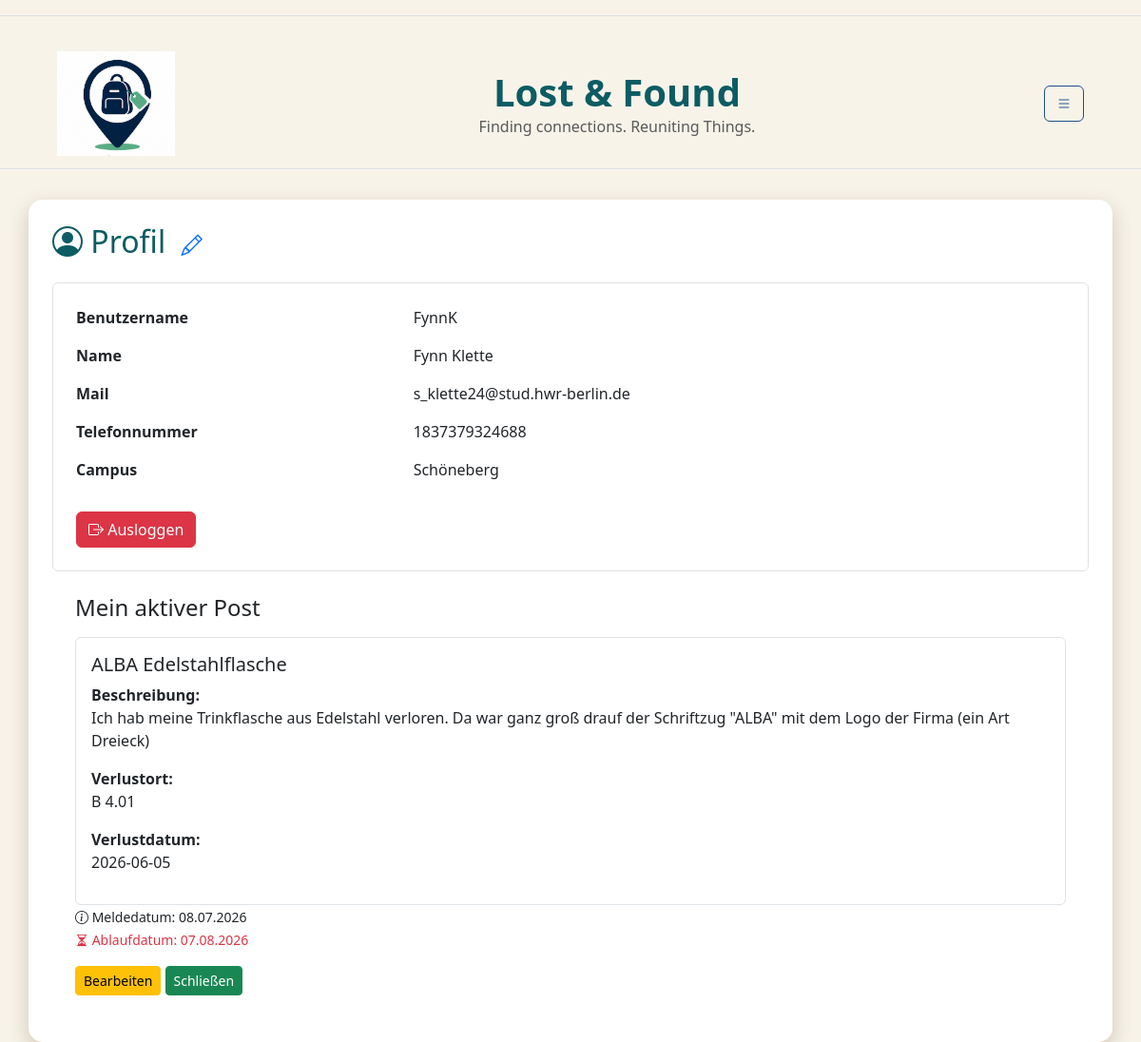
The page /profile/ (signed in) on the database its author committed.
### db.py (models this page shows)
class StandardUser(db.Model):
    __tablename__ = "standardUser"
    user_id = db.Column( db.Integer, primary_key=True )
    fundbuero_id = db.Column( db.Integer, db.ForeignKey("fundbuero.fundbuero_id"), nullable=True)
    campus_id = db.Column( db.String, db.ForeignKey("campus.campus_id") )
    name = db.Column( db.String)
    benutzername = db.Column( db.String, unique=True)
    telefonnummer = db.Column(db.String)
    standardtext = db.Column(db.Text)
    passwort = db.Column(db.String,nullable=False)
    hwr_mail = db.Column(db.String, unique=True,nullable=False )
    is_admin = db.Column(db.Boolean, default=False)
    campus = db.relationship("Campus",back_populates="users")
    posts = db.relationship( "Post",back_populates="user")

class Post(db.Model):
    __tablename__ = "post"
    post_id = db.Column(db.Integer,primary_key=True)
    user_id = db.Column(db.Integer,db.ForeignKey("standardUser.user_id"))
    fundbuero_id = db.Column(db.Integer,db.ForeignKey("fundbuero.fundbuero_id"))
    titel = db.Column(db.String,nullable=False)
    meldedatum = db.Column(db.Date)
    verlustdatum = db.Column(db.Date)
    ablaufdatum = db.Column(db.Date)
    schliessdatum = db.Column(db.Date)
    verlustort = db.Column(db.String)
    beschreibung = db.Column(db.Text)
    status = db.Column(db.String,default="laufend")
    views = db.Column(db.Integer,default=0 )
    user = db.relationship("StandardUser",back_populates="posts")
    fundbuero = db.relationship("Fundbuero",back_populates="posts")

### app.py (the view)
@app.route('/profile/')
def profile():
    if "user_id" not in session:
        flash("Bitte zuerst einloggen!", "warning")
        return redirect(url_for("login"))
    user = db.session.get(StandardUser, session["user_id"] )
    posts = db.session.execute( db.select(Post).where(Post.user_id == user.user_id, Post.status == "laufend")).scalars() # das holt alle posts des eingeloggten users aus der datenbank, die noch nicht abgelaufen sind und deren status "laufend" ist. die posts werden dann in der profile.html datei angezeigt.
    return render_template("profile.html", user=user, posts= posts)

### templates/profile.html (shortened to what this page needs)
{% extends "base.html" %}
{% block CONTENT %}
<h2 class="mb-4">
    <i class="bi bi-person-circle"></i>
    Profil
     <a href="{{ url_for('edit_profile') }}">
            <i class="bi bi-pencil ms-2"  style="font-size: 1.4rem;"></i>
            </a>
</h2>
<div class="border rounded p-4">
    <div class="row mb-3">
        <div class="col-4">
            <strong>Benutzername</strong>
        </div>
        <div class="col">
            {{ user.benutzername }}
        </div>
    </div>
    <div class="row mb-3">
        <div class="col-4">
            <strong>Name</strong>
        </div>
        <div class="col">
            {{ user.name }}
        </div>
    </div>
    <div class="row mb-3">
        <div class="col-4">
            <strong>Mail</strong>
        </div>
        <div class="col">
            {{ user.hwr_mail }}
        </div>
    </div>
    <div class="row mb-3">
        <div class="col-4">
            <strong>Telefonnummer</strong>
        </div>
        <div class="col">
            {{ user.telefonnummer }}
        </div>
    </div>
    <div class="row mb-3" >
        <div class="col-4">
            <strong>Campus</strong>
        </div>
        <div class="col">
        {% if user.campus_id %}
            {{ user.campus_id }}
        {% else %}
            <span class="text-muted">Kein Campus ausgewählt</span>
        {% endif %}
    </div>
        </div>
        <a href="{{ url_for('logout') }}"
            class="btn btn-danger mt-3">
            <i class="bi bi-box-arrow-right"></i>
         Ausloggen
        </a>
    </div>
    <div class = "rounded p-4">
        <h4 class="mb-3">
        Mein aktiver Post
        </h4>
{% if posts %}
            {%for post in posts%}
             <div class ="border rounded p-3">
             <h5> {{post.titel}} </h5>
                <p>
                    <strong>Beschreibung:</strong><br>
                    {{ post.beschreibung }}
                </p>
                <p>
                    <strong>Verlustort:</strong><br>
                    {{ post.verlustort }}
                </p>
                <p>
                    <strong>Verlustdatum:</strong><br>
                    {{ post.verlustdatum}}
                </p>
             </div>
               <small>
            <i class="bi bi-info-circle"></i>
              Meldedatum: {{ post.meldedatum.strftime('%d.%m.%Y') }}
            </small>
            <br>
            <small class="text-danger">
            <i class="bi bi-hourglass-split"></i>
             Ablaufdatum: {{ post.ablaufdatum.strftime('%d.%m.%Y') }}
            </small>
                    <div class="mt-3">
                        <a href=" {{url_for('edit_post', post_id=post.post_id)}}"
                        class = "btn btn-warning btn-sm">
                        Bearbeiten
                        </a>
                        <a href="{{ url_for('close_post', post_id=post.post_id) }}"
                        class="btn btn-success btn-sm">
                        Schließen
                        </a>
                    </div>
                </div>
            {%endfor%}
        {% else %}
                    <p>Kein aktiver Post vorhanden.</p>
     {% endif %}
            </div>
{% endblock %}

### static/css/style.css (style rules this page uses)
body { background-color: var(--color-main) !important; }
h1, h2, h3 { color: var(--color-highlight) !important; }

### static/css/color.css (style rules this page uses)
:root { --color-main: rgb(247, 243, 233); --color-shadow: rgb(215, 205, 190); --color-highlight: rgb(13, 92, 99); --color-accent1: rgb(46, 196, 182); --color-accent2: rgb(29, 78, 137); }

### rows shown on the page
StandardUser: benutzername "FynnK", name "Fynn Klette", hwr_mail "s_klette24@stud.hwr-berlin.de", telefonnummer "1837379324688", campus_id "Schöneberg"
Post: titel "ALBA Edelstahlflasche", beschreibung "Ich hab meine Trinkflasche aus Edelstahl verloren. Da war ganz groß drauf der Schriftzug \"ALBA\" mit dem Logo der Firma (ein Art Dreieck)", verlustort "B 4.01", verlustdatum "2026-06-05", meldedatum "08.07.2026", ablaufdatum "07.08.2026"
